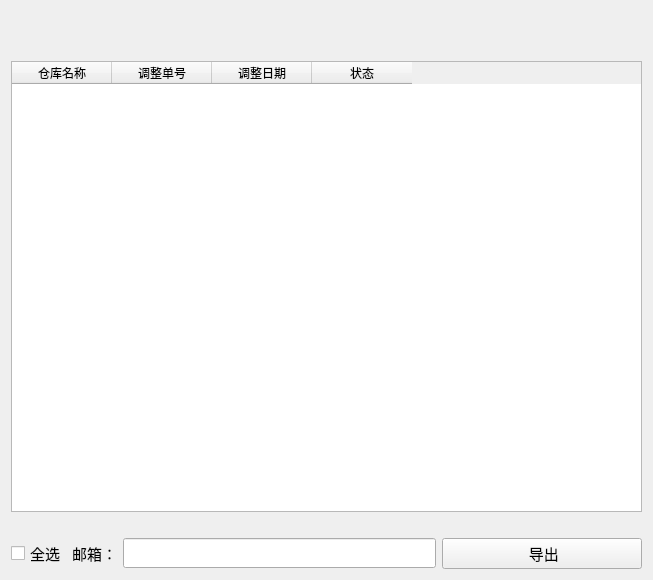
<?xml version="1.0" encoding="UTF-8"?>
<ui version="4.0">
 <class>ExtendCheckEmail</class>
 <widget class="QWidget" name="ExtendCheckEmail">
  <property name="geometry">
   <rect>
    <x>0</x>
    <y>0</y>
    <width>653</width>
    <height>580</height>
   </rect>
  </property>
  <property name="windowTitle">
   <string>Form</string>
  </property>
  <layout class="QVBoxLayout" name="verticalLayout_2">
   <item>
    <spacer name="horizontalSpacer">
     <property name="orientation">
      <enum>Qt::Horizontal</enum>
     </property>
     <property name="sizeHint" stdset="0">
      <size>
       <width>40</width>
       <height>25</height>
      </size>
     </property>
    </spacer>
   </item>
   <item>
    <spacer name="horizontalSpacer_2">
     <property name="orientation">
      <enum>Qt::Horizontal</enum>
     </property>
     <property name="sizeHint" stdset="0">
      <size>
       <width>40</width>
       <height>25</height>
      </size>
     </property>
    </spacer>
   </item>
   <item>
    <layout class="QVBoxLayout" name="verticalLayout">
     <item>
      <widget class="QTableWidget" name="tableWidgetData">
       <column>
        <property name="text">
         <string>仓库名称</string>
        </property>
       </column>
       <column>
        <property name="text">
         <string>调整单号</string>
        </property>
       </column>
       <column>
        <property name="text">
         <string>调整日期</string>
        </property>
       </column>
       <column>
        <property name="text">
         <string>状态</string>
        </property>
       </column>
      </widget>
     </item>
     <item>
      <layout class="QHBoxLayout" name="horizontalLayout"/>
     </item>
     <item>
      <spacer name="horizontalSpacer_3">
       <property name="orientation">
        <enum>Qt::Horizontal</enum>
       </property>
       <property name="sizeHint" stdset="0">
        <size>
         <width>40</width>
         <height>20</height>
        </size>
       </property>
      </spacer>
     </item>
     <item>
      <layout class="QHBoxLayout" name="horizontalLayout_2">
       <item>
        <widget class="QCheckBox" name="checkBoxAllSelect">
         <property name="font">
          <font>
           <family>宋体</family>
           <pointsize>11</pointsize>
          </font>
         </property>
         <property name="text">
          <string>全选</string>
         </property>
         <property name="icon">
          <iconset resource="../../../res.qrc">
           <normaloff>:/image/image/确认.png</normaloff>:/image/image/确认.png</iconset>
         </property>
        </widget>
       </item>
       <item>
        <widget class="QLabel" name="labelEmail">
         <property name="font">
          <font>
           <family>宋体</family>
           <pointsize>11</pointsize>
           <weight>50</weight>
           <bold>false</bold>
          </font>
         </property>
         <property name="text">
          <string>邮箱：</string>
         </property>
        </widget>
       </item>
       <item>
        <widget class="QLineEdit" name="lineEditEmail">
         <property name="minimumSize">
          <size>
           <width>0</width>
           <height>30</height>
          </size>
         </property>
         <property name="maximumSize">
          <size>
           <width>16777215</width>
           <height>30</height>
          </size>
         </property>
         <property name="font">
          <font>
           <family>宋体</family>
           <pointsize>12</pointsize>
           <weight>75</weight>
           <bold>true</bold>
          </font>
         </property>
        </widget>
       </item>
       <item>
        <widget class="QPushButton" name="pushButtonExport">
         <property name="minimumSize">
          <size>
           <width>200</width>
           <height>30</height>
          </size>
         </property>
         <property name="font">
          <font>
           <family>宋体</family>
           <pointsize>11</pointsize>
           <weight>50</weight>
           <bold>false</bold>
          </font>
         </property>
         <property name="text">
          <string> 导出</string>
         </property>
         <property name="icon">
          <iconset resource="../../../res.qrc">
           <normaloff>:/image/image/export.png</normaloff>:/image/image/export.png</iconset>
         </property>
        </widget>
       </item>
      </layout>
     </item>
    </layout>
   </item>
  </layout>
 </widget>
 <resources>
  <include location="../../../res.qrc"/>
 </resources>
 <connections/>
</ui>
